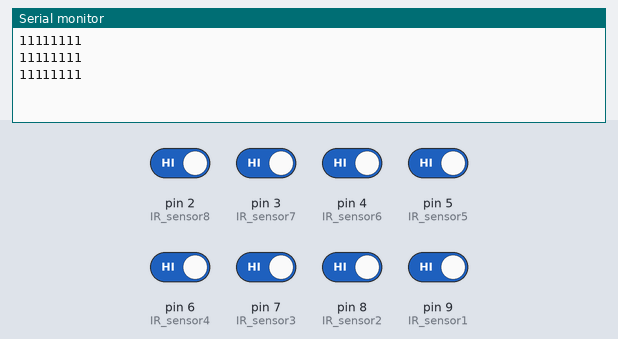
A sketch run on a simulated Arduino Uno, built with avr-gcc and run on an emulated ATmega328P. Parts: the last lines printed to the serial monitor. Inputs (shaded band) come from the test bench; at power-on: pin 2 (IR_sensor8), pin 3 (IR_sensor7), pin 4 (IR_sensor6), pin 5 (IR_sensor5), pin 6 (IR_sensor4), pin 7 (IR_sensor3), pin 8 (IR_sensor2), pin 9 (IR_sensor1) HIGH.

Above: at 3.8 s.
3.9 s: pin 2 (IR_sensor8) driven LOW
At 5.7 s:
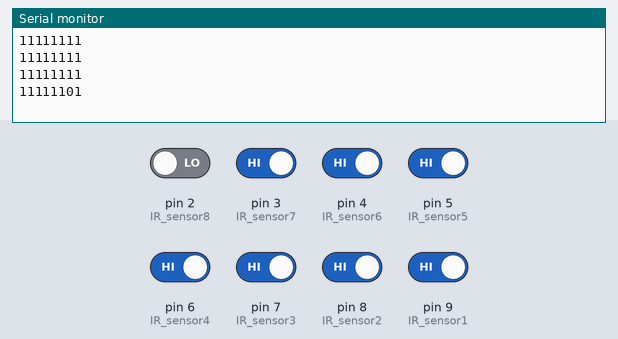
6.0 s: pin 3 (IR_sensor7) driven LOW
At 7.1 s:
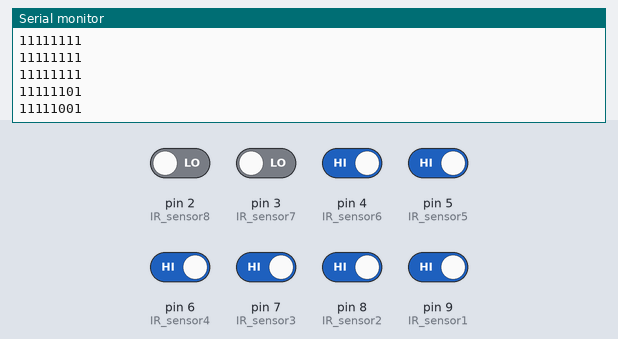
8.1 s: pin 4 (IR_sensor6) driven LOW
At 9.4 s:
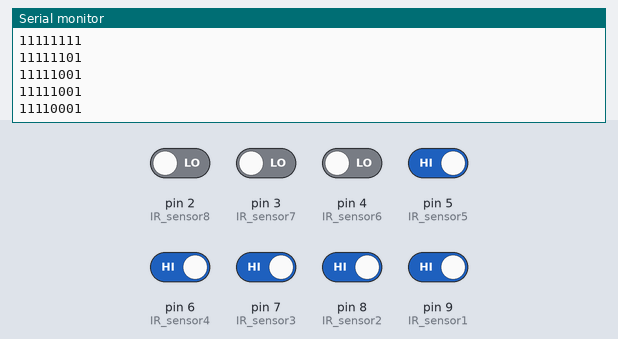
10.2 s: pin 5 (IR_sensor5) driven LOW
At 11.7 s:
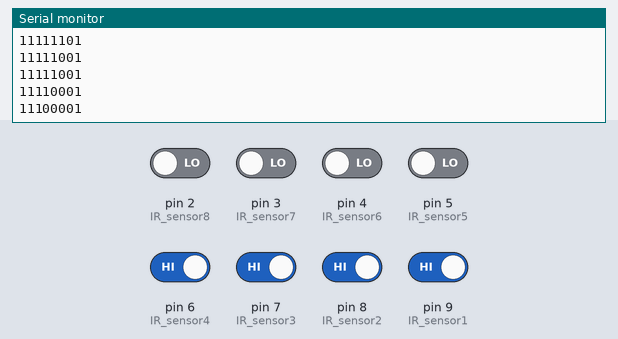
12.3 s: pin 6 (IR_sensor4) driven LOW
At 14.1 s:
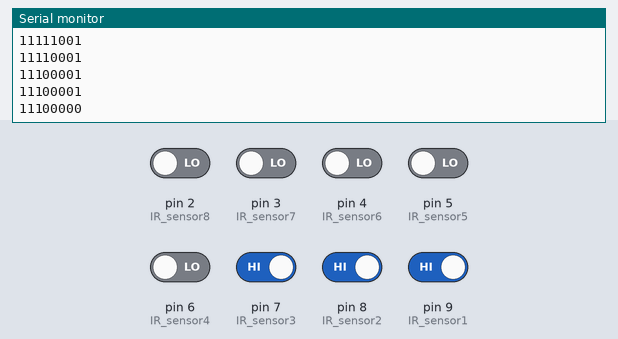
14.4 s: pin 7 (IR_sensor3) driven LOW
At 16.2 s:
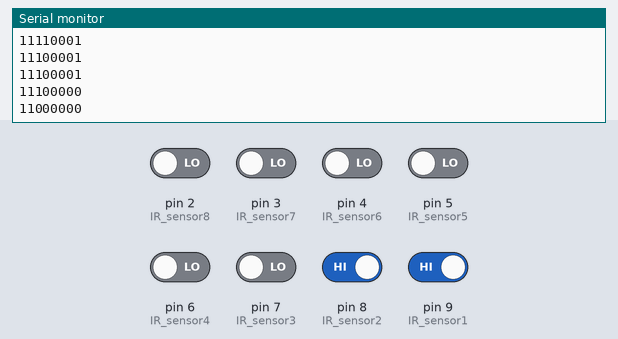
Timing chart, 0 to 17.5 s (numbered marks = the images above; inputs shaded):
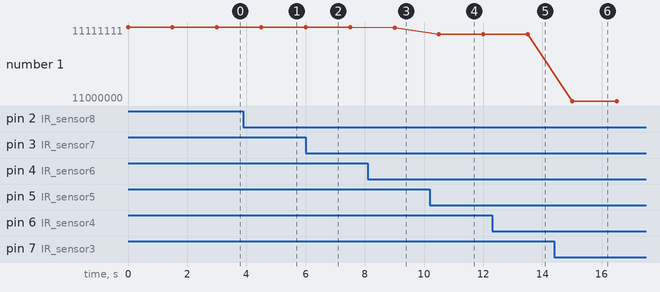

Measured:
- after the input at 3.9 s, the serial monitor: prints a new line after 0.60 s (image 1)
- after the input at 6.0 s, the serial monitor: prints a new line at once (image 2)
- after the input at 8.1 s, the serial monitor: prints a new line after 0.90 s (image 3)
- after the input at 10.2 s, the serial monitor: prints a new line after 0.30 s (image 4)
- after the input at 12.3 s, the serial monitor: prints a new line after 1.2 s (image 5)
- after the input at 14.4 s, the serial monitor: prints a new line after 0.61 s (image 6)
- plotted number 1: 11111111 → 11111101 after the input at 3.9 s, 11111101 → 11111001 after the input at 6.0 s, 11111001 → 11110001 after the input at 8.1 s, 11110001 → 11100001 after the input at 10.2 s, 11100001 → 11100000 after the input at 12.3 s

The sketch:

ir_check.ino
```cpp
const int IR_sensor1 = 9;
const int IR_sensor2 = 8;
const int IR_sensor3 = 7;
const int IR_sensor4 = 6;
const int IR_sensor5 = 5;
const int IR_sensor6 = 4;
const int IR_sensor7 = 3;
const int IR_sensor8 = 2;
 // Define IR sensor  pin

void setup() {
  pinMode(IR_sensor1, INPUT);
  pinMode(IR_sensor2, INPUT);
  pinMode(IR_sensor3, INPUT);
  pinMode(IR_sensor4, INPUT);
  pinMode(IR_sensor5, INPUT);
  pinMode(IR_sensor6, INPUT);
  pinMode(IR_sensor7, INPUT);
  pinMode(IR_sensor8, INPUT); // Set IR sensor pin as input
  Serial.begin(9600); // Start serial communication
}

void loop() {
  int sensorValue1 = digitalRead(IR_sensor1);
  int sensorValue2 = digitalRead(IR_sensor2);
  int sensorValue3 = digitalRead(IR_sensor3);
  int sensorValue4 = digitalRead(IR_sensor5);
  int sensorValue5 = digitalRead(IR_sensor6);
  int sensorValue6 = digitalRead(IR_sensor7);
  int sensorValue7 = digitalRead(IR_sensor8);
  int sensorValue8 = digitalRead(IR_sensor4); // Read IR sensor value
  //Serial.print("Sensor 1: ");
Serial.print(sensorValue1);
//Serial.print("  Sensor 2: ");
Serial.print(sensorValue2);
//Serial.print("Sensor 3: ");
Serial.print(sensorValue3);
//Serial.print("  Sensor 4: ");
Serial.print(sensorValue4);
//Serial.print("Sensor 5: ");
Serial.print(sensorValue5);
//Serial.print("  Sensor 6: ");
Serial.print(sensorValue6);
//Serial.print("Sensor 7: ");
Serial.print(sensorValue7);
//Serial.print("  Sensor 8: ");
Serial.print(sensorValue8);
Serial.println("  ");
delay(1500);
}
```
